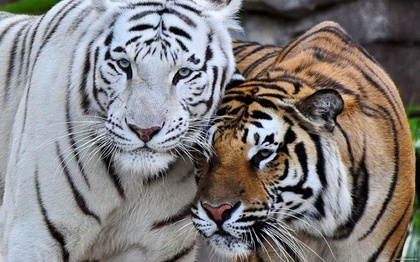
%> input picture Algoritmo/test3.jpg, 420 x 262 px, shrunk from 600 x 375 before the run
$ octave main.m   (GNU Octave 9; MATLAB toolbox functions it lacks are replaced by stand-ins)
%> lines starting %> are read from the running program, lines starting %| are printed output that depends on the picture
### Algoritmo Cesar/MKE_optimizer.m
function out = MKE_optimizer( problem, params )
%MKE_ALGORITHMV2 Una variaci髇 del algoritmo Monkey King Evolution
%   Funciona igual que el MKE Original, solo que busca los valores m醲imos
%   en valores discretos.

  %Tomar par醡etros de inicializaci髇

  %benchmarkfunction = problem.benchmarkfunction;
  %Kapur se utiliza como benchmark function predeterminada con los siguientes par醡etros:
  % m = 1                   : Ya que se eval鷄 un solo vector
  % n = dimensions          : N鷐ero de thresholds
  % level = params.level    : Cantidad de clases
  % xr = vector monkey      : Vector a evaluar
  % probR = params.probR    : Probabilidad para el histograma (constante)
  % m =1 , no dimensiones threshold = level no clases, xr poblacion, probR histograma normalizado
  m = 1;

  %Par醡etros para el algoritmo MKE
  dimensions = problem.dimensions;
  populationSize = problem.populationSize;
  constant = params.constant;

  %Par醡etros para la funci髇
  level = params.level;
  probR = params.probR;
  limits = params.limits;
  iterations = params.iterations;
  FC = params.FC;                   %Fluctuaci髇 para los Kings
  F = params.F;                     %Fluctuaci髇 para los Smalls
  %%%%%%%%%%%%%%%%%%%%%%%%%%%%%%%%%%%%%%%%%%%%%%%%%%%%%%%%%%%%%%%%%%%%%%%%%%%%%%%%%%%%%%%%%%%%%%%%%

  %Inicializar espacio de b鷖queda (Poblaci髇 inicial)
  %Los vectores deben de tener valores ordenados
  population = zeros(populationSize, dimensions);
  for i = 1:populationSize
      population(i,:) = sort(unidrnd(limits(2), 1, dimensions));
  end

  %Inicializar mejores posiciones locales
  bestlocal = population;

  %Ronda de Inicializaci髇:
  %Inicializar matriz X_mk,G (M醲imo global)
  %Xmk -> Small monkey  en la poblaci髇
  XmkG = population(1,:);
  maxTightness = Kapur(m, dimensions, level, population(1,:), probR);
  for i = 2:populationSize
    tightness = Kapur(m, dimensions, level, population(i,:), probR);
    if  tightness > maxTightness
      maxTightness = tightness;
      XmkG = population(i,:);
    end
  end

  %Matrix X_mk,G
  %En la primera iteraci髇, todos los Kings son iguales
  cd = constant * dimensions;
  XmkG_matrix = repmat(XmkG, cd, 1);

  %Inicializar R1 y R2
  r1 = zeros(cd, dimensions);
  r2 = zeros(cd, dimensions);

  for i = 1:cd
    j = randi([1, populationSize]);
    r1(i,:) = population(j, :);
    j = randi([1, populationSize]);
    r2(i,:) = population(j, :);
  end

  %Calcular  X_diff
  xdiff = r1 - r2;

  %Calcular nueva matriz X_mk,G
  XmkG_matrix = XmkG_matrix + FC * xdiff;

  %Ordenar vectores en la matriz de Kings
  for i = 1:cd
    XmkG_matrix(j,:) = sort(XmkG_matrix(j,:));
  end

  %Actualizaci髇n de X_mk,G (M醲imo global)
  for j = 1:cd
    tightness = Kapur(m, dimensions, level, XmkG_matrix(j,:), probR);
    if  tightness > maxTightness
      maxTightness = tightness;
      XmkG = XmkG_matrix(j,:);
    end
  end

  %Iteraciones (Moviendo monos)
  bestt = zeros(iterations);
  for i = 1:iterations
    bestt(i) = maxTightness;
    %Mover monos
    for j = 1:populationSize
      %speed = unidrnd( limits(2));
      newPosition = bestlocal(j,:) + F * rand() * (XmkG - population(j,:));
      %Comprobar que la nueva posicion este dentro del arreglo
      for k = 1:dimensions
          if newPosition(k) < limits(1)
              newPosition(k) = limits(1);
          end
          if newPosition(k) > limits(2)
              newPosition(k) = limits(2);
          end
      end
      %Ordenar el vector
      newPosition = sort(newPosition);
      %Calcular error de nueva posi髇
      newtightness = Kapur(m, dimensions, level, newPosition, probR);
      %Calcular error de m醲imo local
      lbtightness = Kapur(m, dimensions, level, bestlocal(j,:), probR);
      %Actualizar posici髇 en poblaci贸n
      population(j,:) = newPosition;

      %Actualizar m醲imo local si es mayor el nuevo tightness
      if newtightness > lbtightness
        bestlocal(j,:) = newPosition;
      end
    end

    %Actualizar R1 y R2
    for j = 1:cd
      k = randi([1, populationSize]);
      r1(j,:) = population(k, :);
      k = randi([1, populationSize]);
      r2(j,:) = population(k, :);
    end

    %Calcular  X_diff
    xdiff = r1 - r2;

    %Calcular nueva matriz X_mk,G
    XmkG_matrix = XmkG_matrix + FC * xdiff;

    %"Normalizar" vectores
    for j = 1:cd
        %Comprobar que la nueva posicion este dentro del arreglo
        for k = 1:dimensions
            if XmkG_matrix(j, k) < limits(1)
                XmkG_matrix(j,k) = limits(1);
            end
            if XmkG_matrix(j, k) > limits(2)
                XmkG_matrix(j,k) = limits(2);
            end
        end
    end

    %Ordenar vectores en la matriz de Kings
    for j = 1:cd
      XmkG_matrix(j,:) = sort(XmkG_matrix(j,:));
    end

    %Actualizaci髇 de X_mk,G (M醲imo global)
    for j = 1:cd
      tightness = Kapur(m, dimensions, level, XmkG_matrix(j,:), probR);
      if  tightness > maxTightness
        maxTightness = tightness;
        XmkG = XmkG_matrix(j,:);
      end
    end

  end

  figure;
  semilogy(bestt, 'LineWidth', 2);
  xlabel('Iteration');
  ylabel('BestTreeCost');
  grid on;

  out = XmkG;

end

### Proyecto Semana i/Kapur.m
%Diego Oliva, Erik Cuevas, Gonzalo Pajares, Daniel Zaldivar, Valent韓 Osuna.
%A Multilevel Thresholding algorithm using electromagnetism optimization
%Universidad Complutense de Madrid / Universidad de Guadalajara

%%%%%%%%%%%%%%%%%%%%%%%%%%%%%%%%%%%%%%%%%%%%%%%%%%%%%%%%%%%%%%%%%%%%%%%%%%%%%%%%%%%%%%%%%%
%The algorithm was published as:
%Diego Oliva, Erik Cuevas, Gonzalo Pajares, Daniel Zaldivar, Valent韓 Osuna.
%A Multilevel Thresholding algorithm using electromagnetism optimization,
%Journal of Neurocomputing, 139, (2014), 357-381.
%%%%%%%%%%%%%%%%%%%%%%%%%%%%%%%%%%%%%%%%%%%%%%%%%%%%%%%%%%%%%%%%%%%%%%%%%%%%%%%%%%%%%%%%%%


function fitR = Kapur(m,n,level,xR,PI)


%Metodo de Entropia de Kapur
fitR = zeros(1,m);
for j = 1: m
    PI0 = PI(1:xR(j,1)); % probabilidad de la primer clase
    ind = PI0 == 0;
    ind = ind .* eps;
    PI0 = PI0 + ind;
    clear ind
    w0 =  sum(PI0); %w0 de la primer clase
    H0 = -sum((PI0/w0).*(log2(PI0/w0)));
    fitR(j) = fitR(j) + H0;

    for jl = 2: level
        PI0 = PI(xR(j,jl-1)+1:xR(j,jl)); % probabilidad de la primer clase
        ind = PI0 == 0;
        ind = ind .* eps;
        PI0 = PI0 + ind;
        clear ind
        w0 =  sum(PI0); %w0 de la primer clase
        H0 = -sum((PI0/w0).*(log2(PI0/w0)));
        fitR(j) = fitR(j) + H0;
    end
end

### Algoritmo/main.m
%Intructions:
% I -> Original Image, could be RGB or Gray Scale
% level -> Number of threshold to find
% This version works with KAPUR as fitness function.

close all
clear all
clc

%Paso 1 cargar imagen
% Se carga la imagen RGB o escala de grises
Ir = imread('test3.jpg');
%> Ir is the input picture: size 262x420x3 uint8; mean R, G, B 130.4, 126.9, 126.1
% Se asigna el nivel de segmentacion
level = 3;
I = Ir;
I = rgb2gray(Ir);
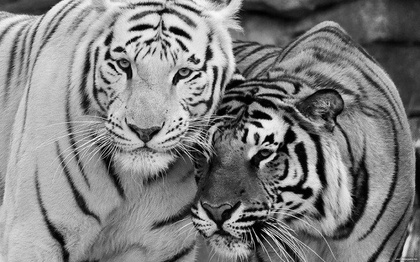
%> I: size 262x420 uint8; min 0, max 252, mean 127.8

%Paso 2 Convertir a escala de grises
% Se obtienen los histogramas si la imagen es RGB uno por cada canal si es
% en escala de grises solamente un historgrama.
if size(I,3) == 1 %grayscale image
    [n_countR, x_valueR] = imhist(I(:,:,1));
%> n_countR = 256 values, max 864 at index 191, min 0 at index 250, mean 429.8; x_valueR = 256 values from 0 to 255
elseif size(I,3) == 3 %RGB image
    %histograma para cada canal RGB
    [n_countR, x_valueR] = imhist(I(:,:,1));
    [n_countG, x_valueG] = imhist(I(:,:,2));
    [n_countB, x_valueB] = imhist(I(:,:,3));
end
Nt = size(I,1) * size(I,2); %Cantidad total de pixeles en la imagen RENG X COL
%> Nt = 110040
%Lmax niveles de color a segmentar 0 - 256
Lmax = 256;   %256 different maximum levels are considered in an image (i.e., 0 to 255)

%Calcular el Histograma
% Distribucion de probabilidades de cada nivel de intensidad del histograma 0 - 256
for i = 1:Lmax
    if size(I,3) == 1
        %grayscale image
        probR(i) = n_countR(i) / Nt;
    elseif size(I,3) == 3
        %RGB image
        probR(i) = n_countR(i) / Nt;
        probG(i) = n_countG(i) / Nt;
        probB(i) = n_countB(i) / Nt;
    end
end
%> after the loop, probR = 256 values, max 0.00785 at index 191, min 0 at index 250, mean 0.00391


%Implementacion del algoritmo
%function fitR = Kapur(m,n,level,xR,PI)
% m = 1, n = dimensions, level = level.
%xR = probR, PI = .
problem.benchmarkfunction = @ (x) Kapur (x);
problem.dimensions = level;                     %No de dimensiones
problem.populationSize = 100;                   %Tama駉 de la poblacion
param.constant = 3;                             %Constante Empirica
param.limits = [0, 256];                        %Limites
param.F = 0.05;                                 %Fluctuaciones de los Reyes Monos
param.FC = 5;                                   %Fluctuaciones de los Monos
param.iterations = 1000;                        %No de iteraciones
param.level = level;                                %Thresholdings
param.probR = probR;                            %Distribucion del histograma
%> param.probR has the same summary as probR


%Ejecucion del algoritmo
answer = MKE_optimizer(problem, param);
%> in MKE_optimizer, `constant = params.constant;`: constant = 3
%> in MKE_optimizer, `limits = params.limits;`: limits = [0 256]
%> in MKE_optimizer, `iterations = params.iterations;`: iterations = 1000
%> in MKE_optimizer, `FC = params.FC;`: FC = 5
%> in MKE_optimizer, `F = params.F;`: F = 0.05
%> after the loop in MKE_optimizer, `for i = 1:populationSize`: population = 100 rows, first 12: [108 195 217; 67 104 131; 78 123 201; 130 150 233; 73 159 194; 65 233 252; 80 208 231; 176 187 231; 26 112 121; 157 234 248; 67 123 222; 4 141 207]
%> in MKE_optimizer, `bestlocal = population;`: bestlocal has the same summary as population
%> in MKE_optimizer, `XmkG = population(1,:);`: XmkG = [108 195 217]
%> the loop in Kapur, `for j = 1: m` made 1 pass
%> in MKE_optimizer, `maxTightness = Kapur(m, dimensions, level, population(1,:), probR);`: maxTightness = 17.52
%> the loop in MKE_optimizer, `for i = 2:populationSize` made 99 passes
%> (tightness, maxTightness, XmkG) on passes 2, 10: (18.01, 18.01, [78 123 201]), (18.42, 18.42, [67 123 222])
%> tightness on passes 1, 3, 4, 5, 6, 7: 15.99, 17.55, 17.69, 16.73, 17.72, 16.13
%> after the loop in MKE_optimizer, `for i = 2:populationSize`: XmkG = [103 174 253]; maxTightness = 18.55
%> in MKE_optimizer, `cd = constant * dimensions;`: cd = 9
%> in MKE_optimizer, `XmkG_matrix = repmat(XmkG, cd, 1);`: XmkG_matrix = [103 174 253; 103 174 253; 103 174 253; 103 174 253; 103 174 253; 103 174 253; 103 174 253; 103 174 253; 103 174 253]
%> the loop in MKE_optimizer, `for i = 1:cd` made 9 passes
%> after the loop in MKE_optimizer, `for i = 1:cd`: r1 = [39 86 203; 122 216 250; 55 81 184; 88 174 217; 41 67 136; 216 230 237; 80 208 231; 57 67 166; 139 209 247]; r2 = [1 50 86; 80 208 231; 108 195 217; 52 92 188; 26 38 209; 54 205 240; 120 208 225; 4 141 207; 13 46 134]
%> in MKE_optimizer, `xdiff = r1 - r2;`: xdiff = [38 36 117; 42 8 19; -53 -114 -33; 36 82 29; 15 29 -73; 162 25 -3; -40 0 6; 53 -74 -41; 126 163 113]
%> in MKE_optimizer, `XmkG_matrix = XmkG_matrix + FC * xdiff;`: XmkG_matrix = [293 354 838; 313 214 348; -162 -396 88; 283 584 398; 178 319 -112; 913 299 238; -97 174 283; 368 -196 48; 733 989 818]
%> the loop in MKE_optimizer, `for i = 1:cd` made 1 pass
%> the run ends on the next line
